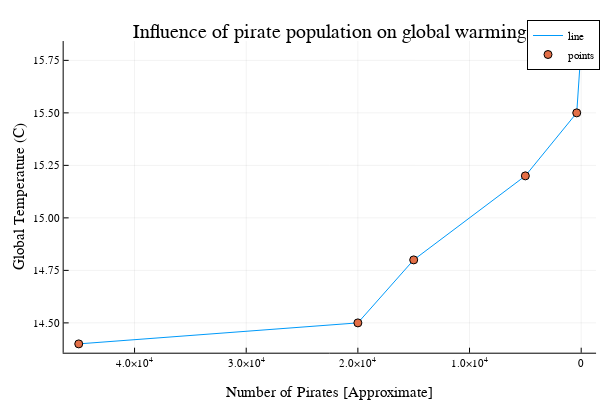

This figure's notebook cell:
### Code cell
plot(numpirates, globaltemperatures, label="line")  
scatter!(numpirates, globaltemperatures, label="points") 
xlabel!("Number of Pirates [Approximate]")
ylabel!("Global Temperature (C)")
title!("Influence of pirate population on global warming")
xflip!()

### Figure 1 — Plotly figure (JSON) as saved in the notebook; plotly's stock layout.template omitted (floating-point values rounded to 4 significant figures)
{"data": [{"colorbar": {"len": 0.8657, "title": "", "x": 0.9934, "y": 0.5087}, "legendgroup": "line", "line": {"color": "rgba(0, 154, 250, 1.000)", "dash": "solid", "shape": "linear", "width": 1}, "mode": "lines", "name": "line", "showlegend": true, "type": "scatter", "x": [45000, 20000, 15000, 5000, 400, 17], "xaxis": "x", "y": [14.4, 14.5, 14.8, 15.2, 15.5, 15.8], "yaxis": "y"}, {"colorbar": {"len": 0.8657, "title": "", "x": 0.9934, "y": 0.5087}, "legendgroup": "points", "marker": {"color": "rgba(227, 111, 71, 1.000)", "line": {"color": "rgba(0, 0, 0, 1.000)", "width": 1}, "size": 8, "symbol": "circle"}, "mode": "markers", "name": "points", "showlegend": true, "type": "scatter", "x": [45000, 20000, 15000, 5000, 400, 17], "xaxis": "x", "y": [14.4, 14.5, 14.8, 15.2, 15.5, 15.8], "yaxis": "y"}], "layout": {"annotations": [{"font": {"color": "rgba(0, 0, 0, 1.000)", "family": "sans-serif", "size": 20}, "rotation": 0, "showarrow": false, "text": "Influence of pirate population on global warming", "x": 0.5498, "xanchor": "center", "xref": "paper", "y": 1, "yanchor": "top", "yref": "paper"}], "height": 400, "legend": {"bgcolor": "rgba(255, 255, 255, 1.000)", "bordercolor": "rgba(0, 0, 0, 1.000)", "borderwidth": 1, "font": {"color": "rgba(0, 0, 0, 1.000)", "family": "sans-serif", "size": 11}, "title": {"font": {"color": "rgba(0, 0, 0, 1.000)", "family": "sans-serif", "size": 15}, "text": ""}, "tracegroupgap": 0, "traceorder": "normal", "x": 1, "xanchor": "auto", "y": 1, "yanchor": "auto"}, "margin": {"b": 20, "l": 0, "r": 0, "t": 20}, "paper_bgcolor": "rgba(255, 255, 255, 1.000)", "plot_bgcolor": "rgba(255, 255, 255, 1.000)", "showlegend": true, "width": 600, "xaxis": {"anchor": "y", "domain": [0.1061, 0.9934], "gridcolor": "rgba(0, 0, 0, 0.100)", "gridwidth": 0.5, "linecolor": "rgba(0, 0, 0, 1.000)", "mirror": false, "range": [46350.0, -1332.0], "showgrid": true, "showline": true, "showticklabels": true, "tickangle": 0, "tickcolor": "rgb(0, 0, 0)", "tickfont": {"color": "rgba(0, 0, 0, 1.000)", "family": "sans-serif", "size": 11}, "tickmode": "array", "ticks": "inside", "ticktext": ["0", "1.0×10<sup>4</sup>", "2.0×10<sup>4</sup>", "3.0×10<sup>4</sup>", "4.0×10<sup>4</sup>"], "tickvals": [0, 10000, 20000, 30000, 40000], "title": "Number of Pirates [Approximate]", "titlefont": {"color": "rgba(0, 0, 0, 1.000)", "family": "sans-serif", "size": 15}, "type": "-", "visible": true, "zeroline": false, "zerolinecolor": "rgba(0, 0, 0, 1.000)"}, "yaxis": {"anchor": "x", "domain": [0.07581, 0.9415], "gridcolor": "rgba(0, 0, 0, 0.100)", "gridwidth": 0.5, "linecolor": "rgba(0, 0, 0, 1.000)", "mirror": false, "range": [14.36, 15.84], "showgrid": true, "showline": true, "showticklabels": true, "tickangle": 0, "tickcolor": "rgb(0, 0, 0)", "tickfont": {"color": "rgba(0, 0, 0, 1.000)", "family": "sans-serif", "size": 11}, "tickmode": "array", "ticks": "inside", "ticktext": ["14.50", "14.75", "15.00", "15.25", "15.50", "15.75"], "tickvals": [14.5, 14.75, 15, 15.25, 15.5, 15.75], "title": "Global Temperature (C)", "titlefont": {"color": "rgba(0, 0, 0, 1.000)", "family": "sans-serif", "size": 15}, "type": "-", "visible": true, "zeroline": false, "zerolinecolor": "rgba(0, 0, 0, 1.000)"}}}
